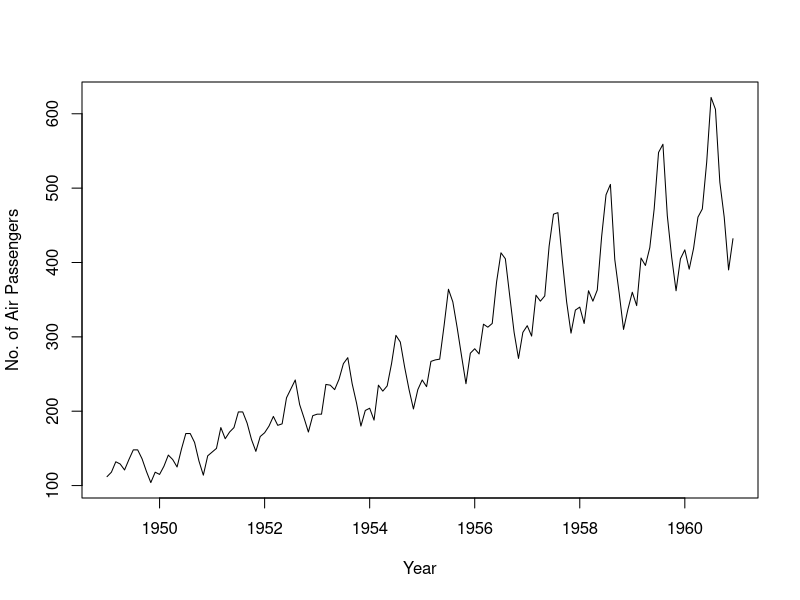
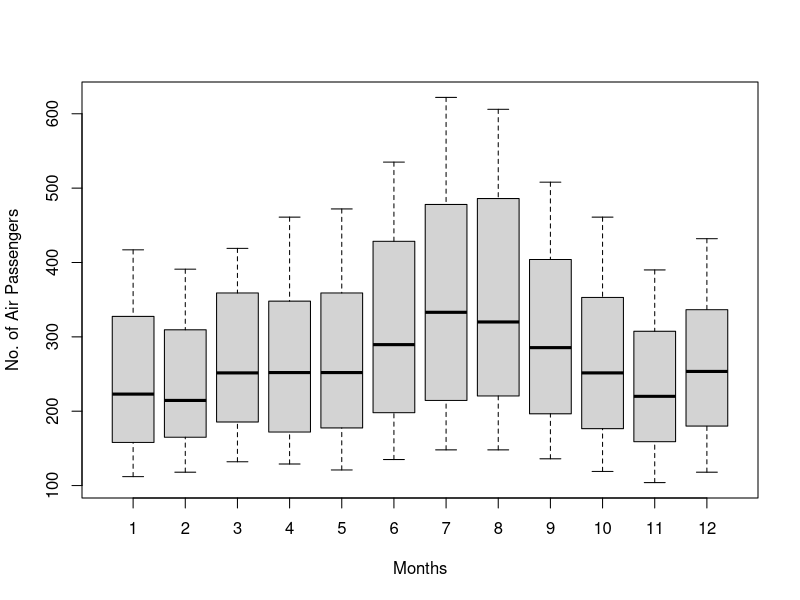
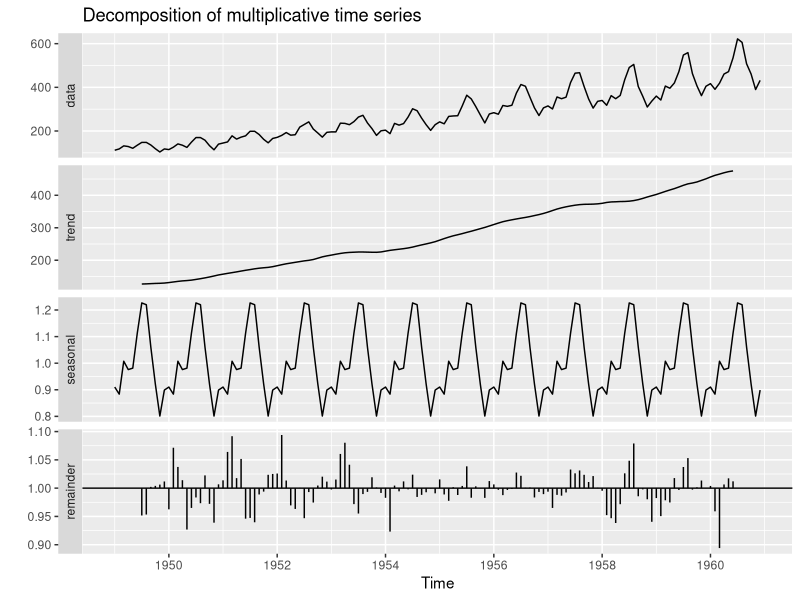
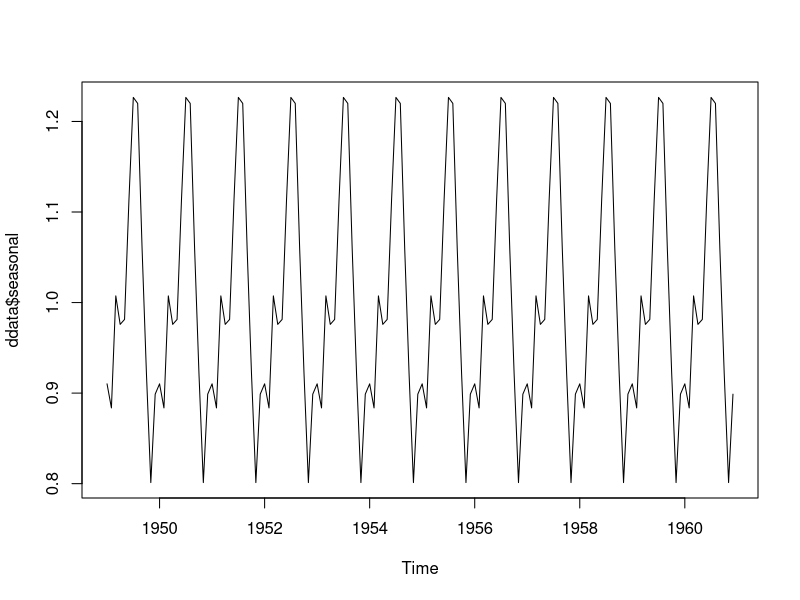
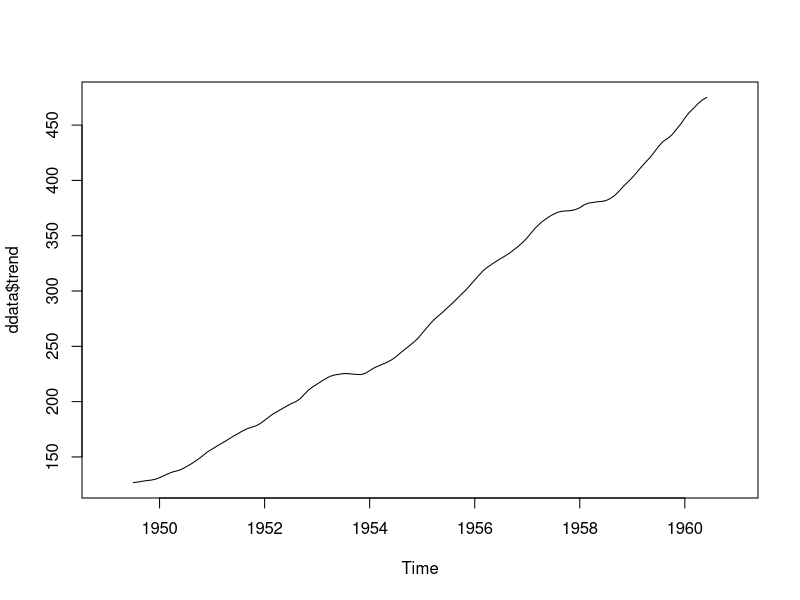
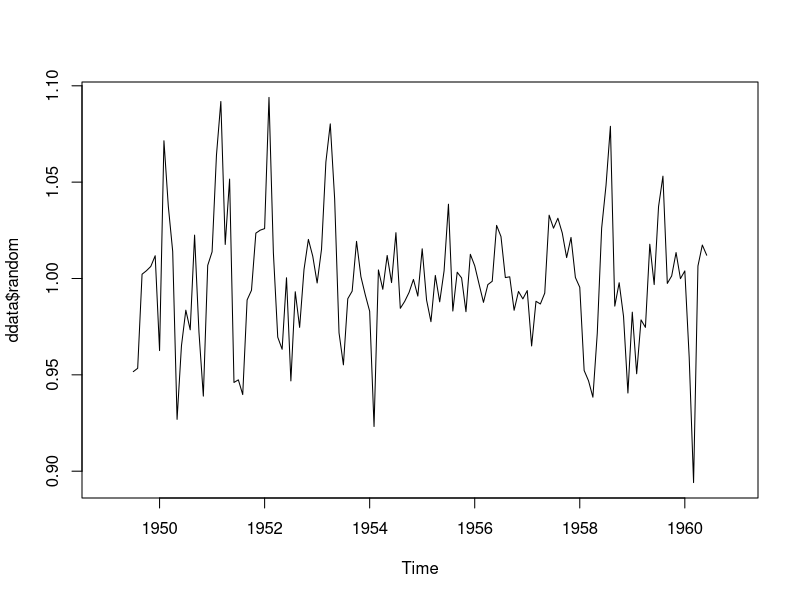
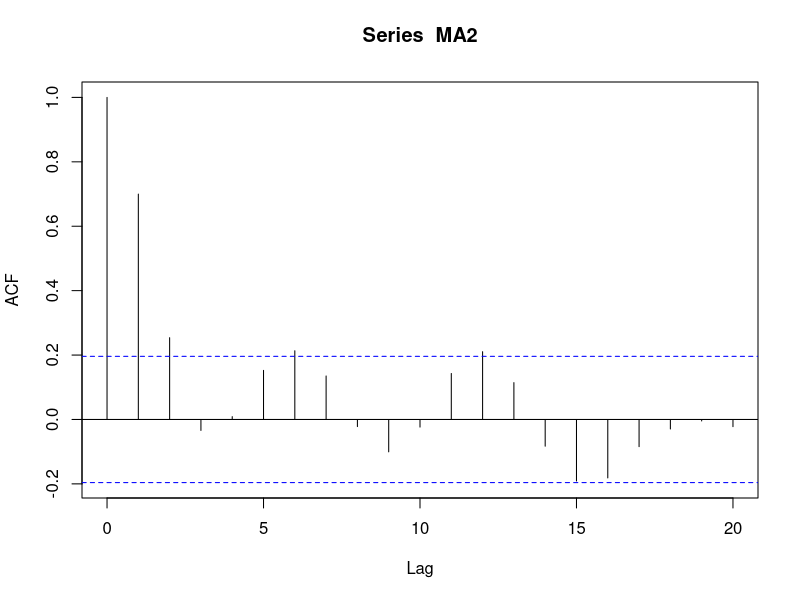
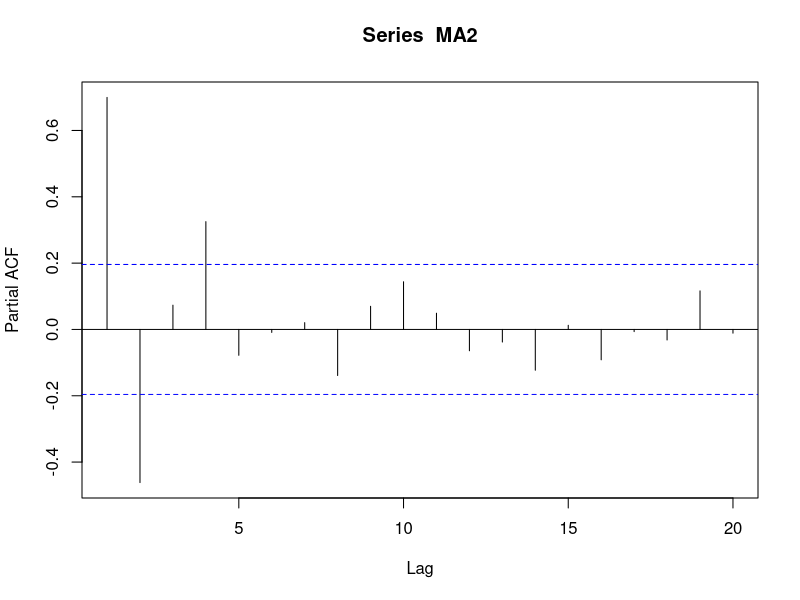

The R source for these figures, in order:
## ---- chunk 1
data("AirPassengers")
data = AirPassengers
data
library(forecast)
library(tseries)
## ---- chunk 2
sum(is.na(data))
# No unfilled data is present in the dataset
## ---- chunk 3
summary(data)
## ---- chunk 4
plot(data, xlab="Year", ylab = "No. of Air Passengers")
## ---- chunk 5
boxplot(data~cycle(data),xlab="Months", ylab = "No. of Air Passengers")
## ---- chunk 6
ddata <- decompose(data, "multiplicative")
## ---- chunk 7
autoplot(ddata)
## ---- chunk 8
plot(ddata$seasonal)
plot(ddata$trend)
plot(ddata$random)
## ---- chunk 9
adf.test(data) 
## ---- chunk 10
MA2 <- arima.sim(n = 100, list(ma = c(0.9, 0.6)), sd = 1)
acf(MA2)
pacf(MA2)
## ---- chunk 11
arima <- auto.arima(data)
arima
